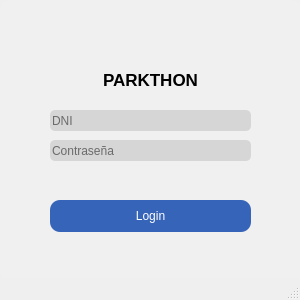
<?xml version="1.0" encoding="UTF-8"?>
<ui version="4.0">
 <class>MainWindow</class>
 <widget class="QMainWindow" name="MainWindow">
  <property name="geometry">
   <rect>
    <x>0</x>
    <y>0</y>
    <width>300</width>
    <height>300</height>
   </rect>
  </property>
  <property name="maximumSize">
   <size>
    <width>300</width>
    <height>300</height>
   </size>
  </property>
  <property name="windowTitle">
   <string>Login</string>
  </property>
  <widget class="QWidget" name="centralwidget">
   <property name="maximumSize">
    <size>
     <width>700</width>
     <height>700</height>
    </size>
   </property>
   <widget class="QWidget" name="widget" native="true">
    <property name="enabled">
     <bool>true</bool>
    </property>
    <property name="geometry">
     <rect>
      <x>0</x>
      <y>0</y>
      <width>301</width>
      <height>281</height>
     </rect>
    </property>
    <property name="autoFillBackground">
     <bool>false</bool>
    </property>
    <property name="styleSheet">
     <string notr="true">background-color:#f0f0f0; color: black; border-radius: 10px</string>
    </property>
    <widget class="QPushButton" name="loginButton">
     <property name="geometry">
      <rect>
       <x>50</x>
       <y>200</y>
       <width>201</width>
       <height>32</height>
      </rect>
     </property>
     <property name="styleSheet">
      <string notr="true">background-color: #3564b8; color: white;</string>
     </property>
     <property name="text">
      <string>Login</string>
     </property>
    </widget>
    <widget class="QLineEdit" name="user">
     <property name="geometry">
      <rect>
       <x>50</x>
       <y>110</y>
       <width>201</width>
       <height>21</height>
      </rect>
     </property>
     <property name="styleSheet">
      <string notr="true">background-color: #d6d6d6; color: black; border-radius: 5px;</string>
     </property>
     <property name="inputMask">
      <string/>
     </property>
     <property name="text">
      <string/>
     </property>
     <property name="cursorPosition">
      <number>0</number>
     </property>
     <property name="placeholderText">
      <string notr="true">DNI</string>
     </property>
    </widget>
    <widget class="QLineEdit" name="passwd">
     <property name="geometry">
      <rect>
       <x>50</x>
       <y>140</y>
       <width>201</width>
       <height>21</height>
      </rect>
     </property>
     <property name="styleSheet">
      <string notr="true">background-color: #d6d6d6; color: black;border-radius: 5px;</string>
     </property>
     <property name="echoMode">
      <enum>QLineEdit::Password</enum>
     </property>
     <property name="cursorPosition">
      <number>0</number>
     </property>
     <property name="placeholderText">
      <string notr="true">Contraseña</string>
     </property>
    </widget>
    <widget class="QLabel" name="errorLabel">
     <property name="geometry">
      <rect>
       <x>10</x>
       <y>250</y>
       <width>281</width>
       <height>16</height>
      </rect>
     </property>
     <property name="font">
      <font>
       <family>Arial</family>
       <pointsize>12</pointsize>
      </font>
     </property>
     <property name="styleSheet">
      <string notr="true">color: black;</string>
     </property>
     <property name="text">
      <string/>
     </property>
     <property name="alignment">
      <set>Qt::AlignCenter</set>
     </property>
    </widget>
    <widget class="QLabel" name="label">
     <property name="geometry">
      <rect>
       <x>130</x>
       <y>20</y>
       <width>41</width>
       <height>41</height>
      </rect>
     </property>
     <property name="text">
      <string/>
     </property>
     <property name="textFormat">
      <enum>Qt::AutoText</enum>
     </property>
     <property name="pixmap">
      <pixmap>../img/icon.png</pixmap>
     </property>
     <property name="scaledContents">
      <bool>true</bool>
     </property>
     <property name="alignment">
      <set>Qt::AlignCenter</set>
     </property>
    </widget>
    <widget class="QLabel" name="label_2">
     <property name="geometry">
      <rect>
       <x>100</x>
       <y>70</y>
       <width>101</width>
       <height>20</height>
      </rect>
     </property>
     <property name="font">
      <font>
       <pointsize>-1</pointsize>
       <weight>75</weight>
       <bold>true</bold>
      </font>
     </property>
     <property name="styleSheet">
      <string notr="true">color: black; font-weight: bold; font-size: 17px;</string>
     </property>
     <property name="text">
      <string>PARKTHON</string>
     </property>
     <property name="alignment">
      <set>Qt::AlignCenter</set>
     </property>
    </widget>
   </widget>
  </widget>
  <widget class="QStatusBar" name="statusbar"/>
 </widget>
 <resources/>
 <connections/>
</ui>
